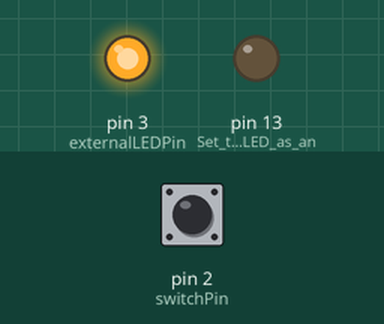
Bench run of a sketch on a simulated Arduino Uno, built with avr-gcc and run on an emulated ATmega328P. On the bench: output pins drawn as LEDs (lit = HIGH). Inputs (shaded band) come from the test bench; at power-on: pin 2 (switchPin) HIGH.

Above: at 1.2 s.
1.3 s: pin 2 (switchPin) pulled LOW for 0.15 s
At 1.37 s:
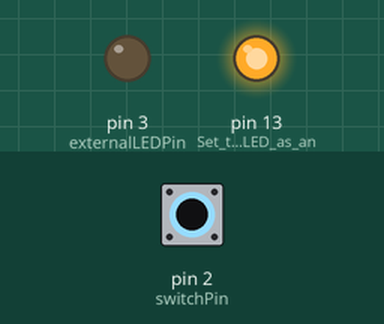
2.9 s: pin 2 (switchPin) pulled LOW for 3.2 s
At 6.4 s:
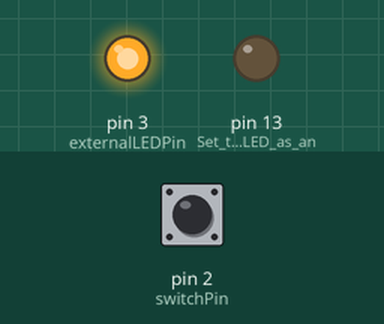
Timing chart, 0 to 7.9 s (numbered marks = the images above; inputs shaded):
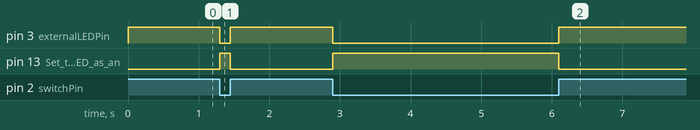

Measured:
- after the input at 1.3 s, pin 3 (externalLEDPin): HIGH → LOW at once, → HIGH 0.15 s later; pin 13 (Set_the_onboard_LED_as_an): LOW → HIGH at once, → LOW 0.15 s later
- after the input at 2.9 s, pin 3 (externalLEDPin): HIGH → LOW at once, → HIGH 3.2 s later; pin 13 (Set_the_onboard_LED_as_an): LOW → HIGH at once, → LOW 3.2 s later

The sketch:

one_button.ino
```cpp
// POS LED to arduino 5V
// NEG LED to arduino digital pin 3
// COM to arduino GND
// NO to arduino digital pin 2

const int switchPin = 2;      // Digital pin connected to the microswitch
const int externalLEDPin = 3; // Digital pin connected to the external LED

void setup() {
  pinMode(switchPin, INPUT_PULLUP);   // Enable internal pull-up resistor on the switch pin
  pinMode(externalLEDPin, OUTPUT);    // Set the external LED pin as an output
  pinMode(LED_BUILTIN, OUTPUT);       // Set the onboard LED as an output

  digitalWrite(LED_BUILTIN, HIGH);    // Turn on the onboard LED initially
  digitalWrite(externalLEDPin, LOW);  // Turn off the external LED initially
}

void loop() {
  int switchState = digitalRead(switchPin);

  if (switchState == HIGH) {  // The microswitch is not pressed (Normally closed state)
    digitalWrite(LED_BUILTIN, LOW);  // Turn off the onboard LED
    digitalWrite(externalLEDPin, HIGH); // Turn on the external LED
  } else {  // The microswitch is not pressed (Normally open state)
    digitalWrite(LED_BUILTIN, HIGH);   // Turn on the onboard LED
    digitalWrite(externalLEDPin, LOW);  // Turn off the external LED
  }
}
```
